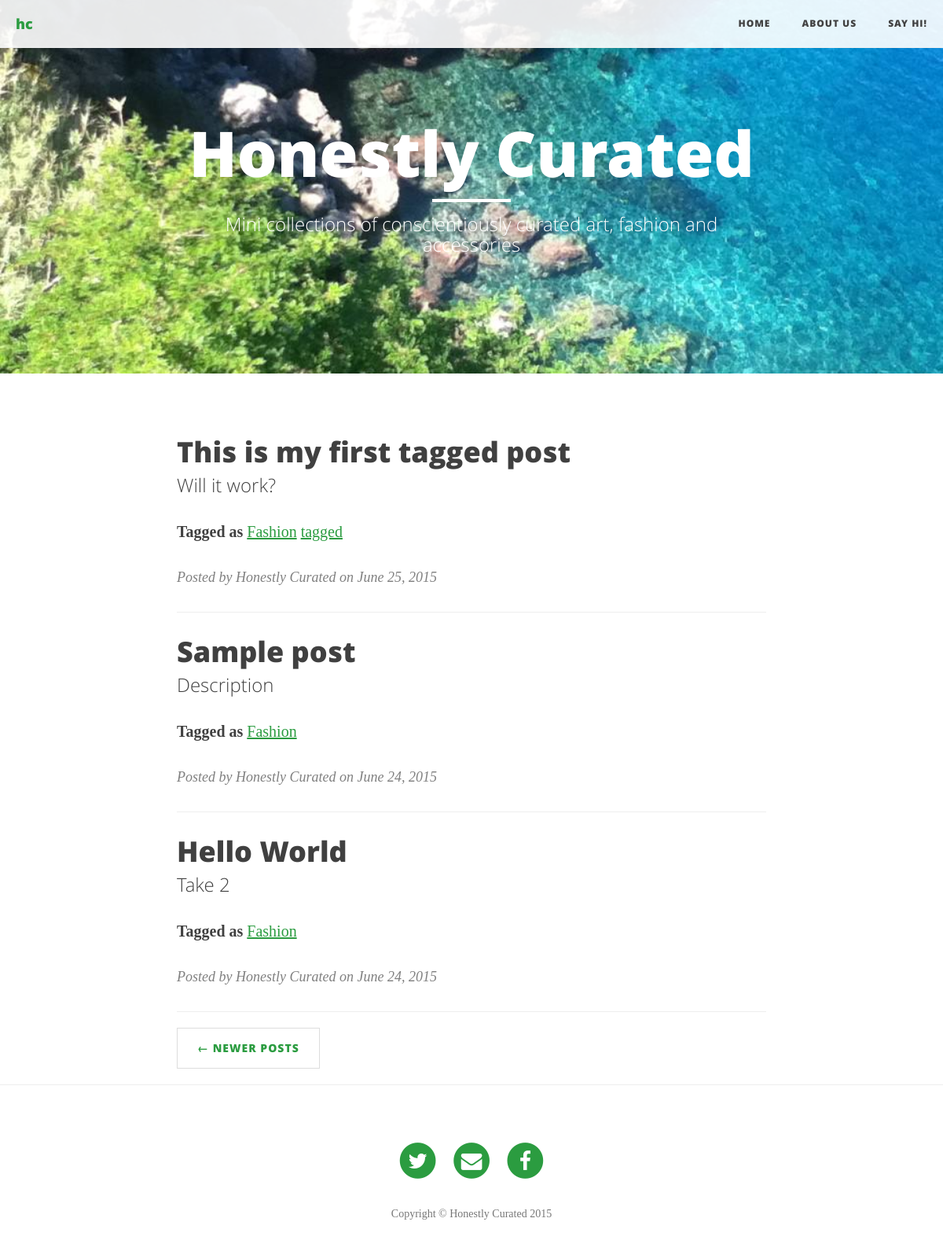
/?page=3, run on the app's committed database.
### blog/models.py (models this page shows, shortened)
class Page(models.Model):
    title = models.CharField(max_length=255, unique=True)
    subtitle = models.CharField(max_length=255, null=True, blank=True)
    slug = models.SlugField(max_length=255, unique=True)
    order = models.IntegerField(unique=True)
    content = RedactorField(verbose_name=u'Text')
    published = models.BooleanField(default=True)
    class Meta:
        ordering = ['order']
    def get_absolute_url(self):
        return reverse('blog.views.page',args=[self.slug])

class Post(models.Model):
    title = models.CharField(max_length=255)
    slug = models.SlugField(unique=True,
                            max_length=255)
    description = models.CharField(max_length=255, null=True, blank=True,help_text="Leave blank for auto-fill")
    author = models.CharField(max_length=255,default="Honestly Curated")
    content = RedactorField(verbose_name=u'Text')
    published = models.BooleanField(default=True)
    created = models.DateTimeField(auto_now_add=True)
    tag = models.ManyToManyField(Tag, related_name="posts", related_query_name="post", blank=True)
    class Meta:
        ordering = ['-created']
    def get_absolute_url(self):
        return reverse('blog.views.post',args=[self.slug])

class Tag(models.Model):
    name = models.CharField(max_length=255, unique=True)
    slug = models.SlugField(max_length=255, unique=True)
    class Meta:
        ordering = ['name']

### blog/views.py (the view)
# urls.py: url(r'^$','blog.views.index'),
def index(request):
    tagParam = request.GET.get('tag')
    if tagParam:
        post_list = Post.objects.filter(published=True, tag__slug=tagParam)
    else:
        post_list = Post.objects.filter(published=True)
    paginator = Paginator(post_list,4) # Show 4 posts per page
    page = request.GET.get('page')
    try:
        posts = paginator.page(page)
    except PageNotAnInteger:
        posts = paginator.page(1)
    except EmptyPage:
        posts = paginator.page(paginator.num_pages)
    for post in posts:
        post.tags = Tag.objects.filter(post__slug=post.slug)
    pages = Page.objects.filter(published=True)
    return render(request,'blog/index.html',{'posts':posts,'tagParam':tagParam,'pages':pages,'MEDIA_URL':settings.MEDIA_URL})

### random_image/templatetags/random_image.py (called while the page is built)
@register.simple_tag
def random_image(image_dir):
    try:
        valid_extensions = settings.RANDOM_IMAGE_EXTENSIONS
    except AttributeError:
        valid_extensions = ['.jpg','.jpeg','.png','.gif',]
    if image_dir:
        rel_dir = image_dir
    else:
        rel_dir = settings.RANDOM_IMAGE_DIR
    rand_dir = os.path.join(settings.MEDIA_ROOT, rel_dir)
    files = [f for f in os.listdir(rand_dir) if os.path.splitext(f)[1] in valid_extensions]
    return os.path.join(rel_dir, random.choice(files))

### hc/templates/blog/index.html (shortened to what this page needs)
{% extends 'blog/base.html' %}
    {% load staticfiles %}
    {% load random_image %}
    {% block content %}
    <header class="intro-header" style="background-image: url('{{MEDIA_URL}}{% random_image "blog" %}')">
        <div class="container">
            <div class="row">
                <div class="col-lg-8 col-lg-offset-2 col-md-10 col-md-offset-1">
                    <div class="site-heading">
                        <h1>Honestly Curated</h1>
                        <hr class="small">
                        <span class="subheading">Mini collections of conscientiously curated art, fashion and accessories</span>
                    </div>
                </div>
            </div>
        </div>
    </header>
    <div class="container">
        <div class="row">
            <div class="col-lg-8 col-lg-offset-2 col-md-10 col-md-offset-1">
                {% for post in posts %}
                <div class="post-preview">
                    <a href="{{post.get_absolute_url}}">
                        <h2 class="post-title">
                            {{post.title}}
                        </h2>
                        <h3 class="post-subtitle">
                            {{post.description}}
                        </h3>
                    </a>
                    {% if post.tags %}
                    <p class="tags">
                        <strong>Tagged as </strong>
                        {% for tag in post.tags %}
                            <a href="{% url 'blog.views.index' %}?page=1&tag={{tag.slug}}">{{tag.name}}</a>
                        {% endfor %}
                    </p>
                    {% endif %}
                    <p class="post-meta">Posted by {{post.author}} on
                        <time datetime="{{post.created|date:"c"}}">
                            {{post.created|date}}
                        </time>
                    </p>
                </div>
                <hr>
                {% endfor %}
                <ul class="pager">
                    {% if posts.has_previous %}
                        <li class="previous">
                            {% if tagParam %}
                            <a href="?page={{ posts.previous_page_number }}&tag={{tagParam}}">&larr; Newer Posts</a>
                            {% else %}
                            <a href="?page={{ posts.previous_page_number }}">&larr; Newer Posts</a>
                            {% endif %}
                        </li>
                    {% endif %}
                </ul>
            </div>
        </div>
    </div>
    <hr>
    {% endblock %}

### hc/templates/blog/base.html (shortened to what this page needs)
<!DOCTYPE html>
    <html>
        <head>
            {% load staticfiles %}
            {% load compress %}
            {% compress css %}
            <link href="{% static "blog/css/bootstrap.min.css" %}" rel="stylesheet">
            <link href="{% static "blog/css/clean-blog.min.css" %}" rel="stylesheet">
            <link href="{% static "blog/css/font-awesome.min.css" %}" rel="stylesheet" type="text/css">
            <link href="{% static "blog/css/font-lora.css" %}" rel='stylesheet' type='text/css'>
            <link href="{% static "blog/css/font-open-sans.css" %}" rel='stylesheet' type='text/css'>
            {% endcompress %}
            </head>
        <body>
            <nav class="navbar navbar-default navbar-custom navbar-fixed-top is-fixed is-visible">
                <div class="container-fluid">
                    <div class="navbar-header page-scroll">
                        <a class="navbar-brand" href="{% url 'blog.views.index' %}">hc</a>
                    </div>
                    <div class="collapse navbar-collapse" id="bs-example-navbar-collapse-1">
                        <ul class="nav navbar-nav navbar-right">
                            <li>
                                <a href="{% url 'blog.views.index' %}">Home</a>
                            </li>
                            {% for page in pages%}
                            <li>
                                <a href="{{page.get_absolute_url}}">{{page.title}}</a>
                            </li>
                            {% endfor %}
                        </ul>
                    </div>
                </div>
            </nav>
            {% block content %}
            {% endblock %}
            <footer>
                <div class="container">
                    <div class="row">
                        <div class="col-lg-8 col-lg-offset-2 col-md-10 col-md-offset-1">
                            <ul class="list-inline text-center">
                                <li>
                                    <a href="https://twitter.com/honestlycurated" target="_blank">
                                        <span class="fa-stack fa-lg">
                                            <i class="fa fa-circle fa-stack-2x"></i>
                                            <i class="fa fa-twitter fa-stack-1x fa-inverse"></i>
                                        </span>
                                    </a>
                                </li>
                                <li>
                                    <a href="#" id="mailto">
                                        <span class="fa-stack fa-lg">
                                            <i class="fa fa-circle fa-stack-2x"></i>
                                            <i class="fa fa-envelope fa-stack-1x fa-inverse"></i>
                                        </span>
                                    </a>
                                </li>
                                <li>
                                    <a href="https://www.facebook.com/honestlycurated" target="_blank">
                                        <span class="fa-stack fa-lg">
                                            <i class="fa fa-circle fa-stack-2x"></i>
                                            <i class="fa fa-facebook fa-stack-1x fa-inverse"></i>
                                        </span>
                                    </a>
                                </li>
                            </ul>
                            <p class="copyright text-muted">Copyright &copy; Honestly Curated 2015</p>
                        </div>
                    </div>
                </div>
            </footer>
        </body>
    </html>

### hc/templates/blog/base.html (style rules this page uses)
a { color: #2b9c40; }

### data on the page
Page: title "ABOUT US"
Page: title "SAY HI!"
Post: title "This is my first tagged post", description "Will it work?", author "Honestly Curated", created "June 25, 2015"
Tag: name "Fashion"
Tag: name "tagged"
Post: title "Sample post", description "Description", author "Honestly Curated", created "June 24, 2015"
Post: title "Hello World", description "Take 2", author "Honestly Curated", created "June 24, 2015"
